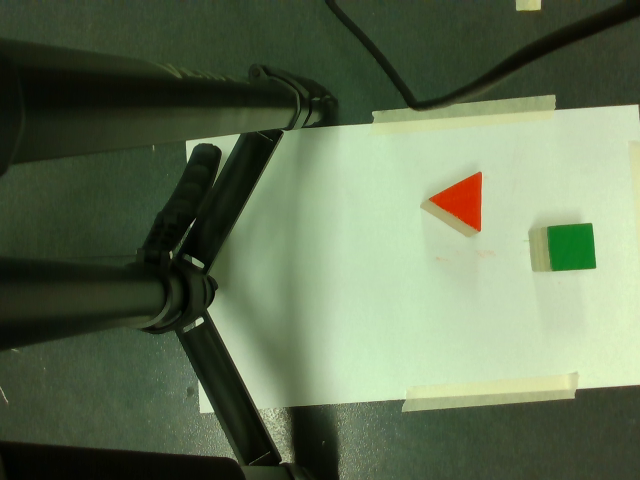
#> input picture shapes.png, 640 x 480 px
$ python color_detection.py
#> lines starting #> are read from the running program, lines starting #| are printed output that depends on the picture; after the words box and inside, x2 and y2 are one past the last pixel; in counts of white or black regions, pixels touching at a corner belong together
# -- Here is how to perform color detection in Python using OpenCV: Import necessary libraries.
import cv2
import numpy as np

# -- load the image.
image = cv2.imread('shapes.png')
#> image is the input picture: shape (480, 640, 3); mean B, G, R 83.9, 112.2, 97.1

# --Convert the image to HSV.
hsv_image = cv2.cvtColor(image, cv2.COLOR_BGR2HSV)
#> hsv_image: shape (480, 640, 3); mean H, S, V 46.5, 86.3, 113

# -- OpenCV reads images in BGR format by default,
# -- so converting to HSV (Hue, Saturation, Value) makes color detection easier.
# -- Define the color range.
# Yellow:
# Lower range: (20, 100, 100)
# Upper range: (40, 255, 255)
# Blue:
# Lower range: (100, 100, 100)
# Upper range: (130, 255, 255)
# Green:
# Lower range: (50, 100, 100)
# Upper range: (90, 255, 255)

# lower_bound = np.array([hue_min, saturation_min, value_min])
# upper_bound = np.array([hue_max, saturation_max, value_max])

lower_bound_red = np.array([0, 100, 100])
upper_bound_red = np.array([10, 255, 255])


# -- Replace hue_min, saturation_min, value_min, hue_max,
# saturation_max, and value_max with the appropriate values
# for the color you want to detect. You can use color picker tools or
# experiment with different values to find the correct range. Create a mask.
mask_red = cv2.inRange(hsv_image, lower_bound_red, upper_bound_red)
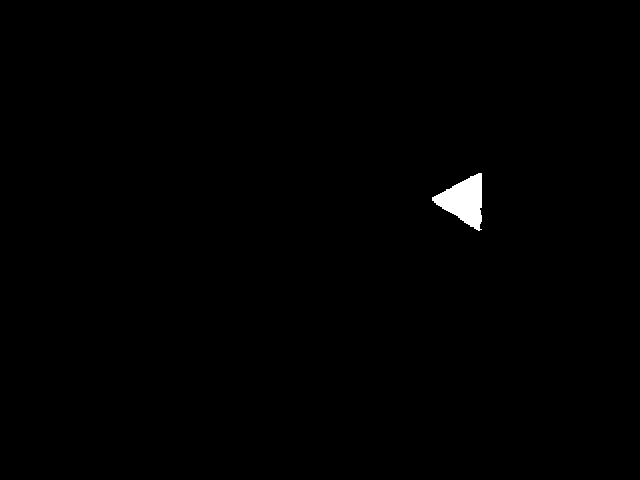
#> mask_red: shape (480, 640); 0.53% white; 1 white region

# -- This creates a binary mask where white pixels represent
# -- the detected color and black pixels represent everything else.

# -- Apply the mask to the original image:

result = cv2.bitwise_and(image, image, mask=mask_red)

# -- This extracts the detected color from the original image,
# making it visible while the rest of the image is blacked out. Display the results.
cv2.imshow('Original Image', image)
cv2.imshow('Color Mask', mask_red)
cv2.imshow('Detected Color', result)
# cv2.waitKey(0)
# cv2.destroyAllWindows()

# -- Optional: Find contours.
contours, _ = cv2.findContours(mask_red, cv2.RETR_EXTERNAL, cv2.CHAIN_APPROX_SIMPLE)
#> contours = 1 contour; box (x1, y1, x2, y2) and area: (432, 173, 482, 231) 1529
cv2.drawContours(image, contours, -1, (0, 255, 0), 3)
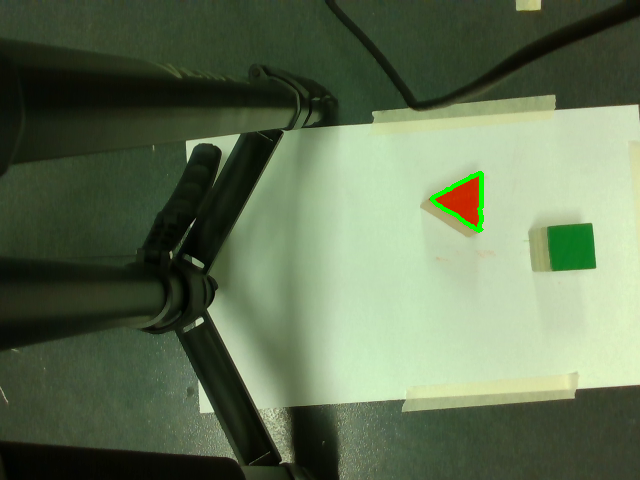
#> image: shape (480, 640, 3); 0.26% of pixels changed, all inside (x1, y1, x2, y2) = (430, 171, 484, 233)
cv2.waitKey(0)
cv2.destroyAllWindows()

# -- This can be used to outline the detected color regions in the original image.

# -- Generative AI is experimental.

$ run again, with savedImage.jpg saved as shapes.png
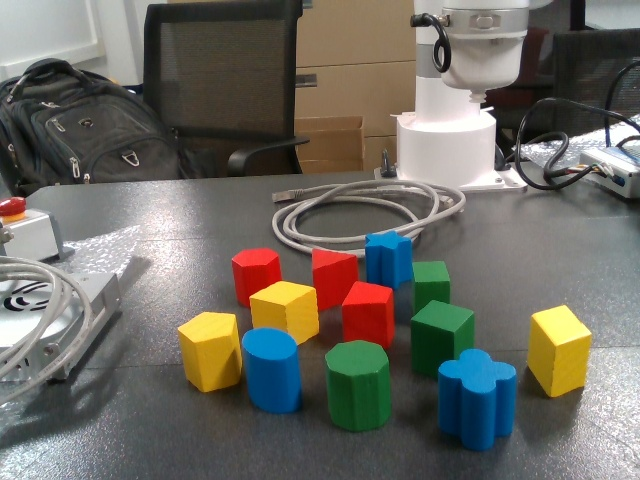
#> input picture savedImage.jpg, 640 x 480 px
#> image is the input picture: shape (480, 640, 3); mean B, G, R 99.2, 106.8, 109.1
#> hsv_image: shape (480, 640, 3); mean H, S, V 53.9, 56.9, 118.2
#> `mask_red = cv2.inRange(hsv_image, lower_bound_red, upper_bound_red)`:
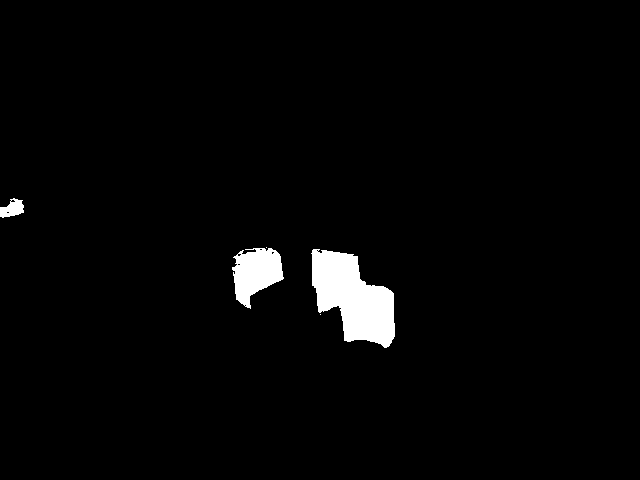
#> mask_red: shape (480, 640); 2.4% white; 5 white regions (2 under 20 px)
#> contours = 5 contours, 2 with area under 20; largest, box (x1, y1, x2, y2) and area: (311, 249, 395, 348) 4950, (232, 248, 284, 309) 1896, (0, 198, 24, 218) 278
#> `cv2.drawContours(image, contours, -1, (0, 255, 0), 3)`:
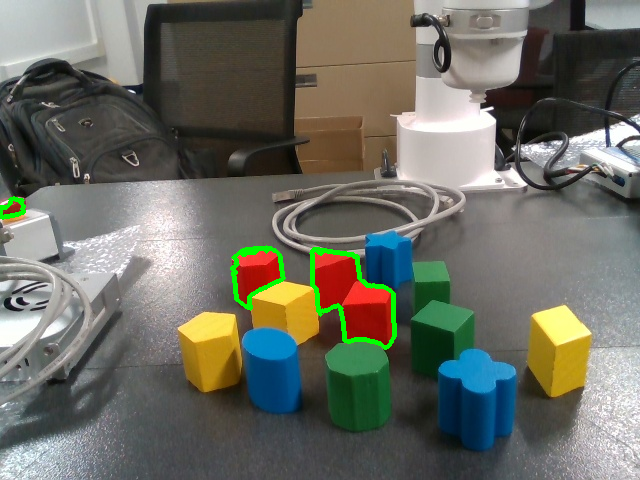
#> image: shape (480, 640, 3); 0.93% of pixels changed, all inside (x1, y1, x2, y2) = (0, 196, 397, 350)
